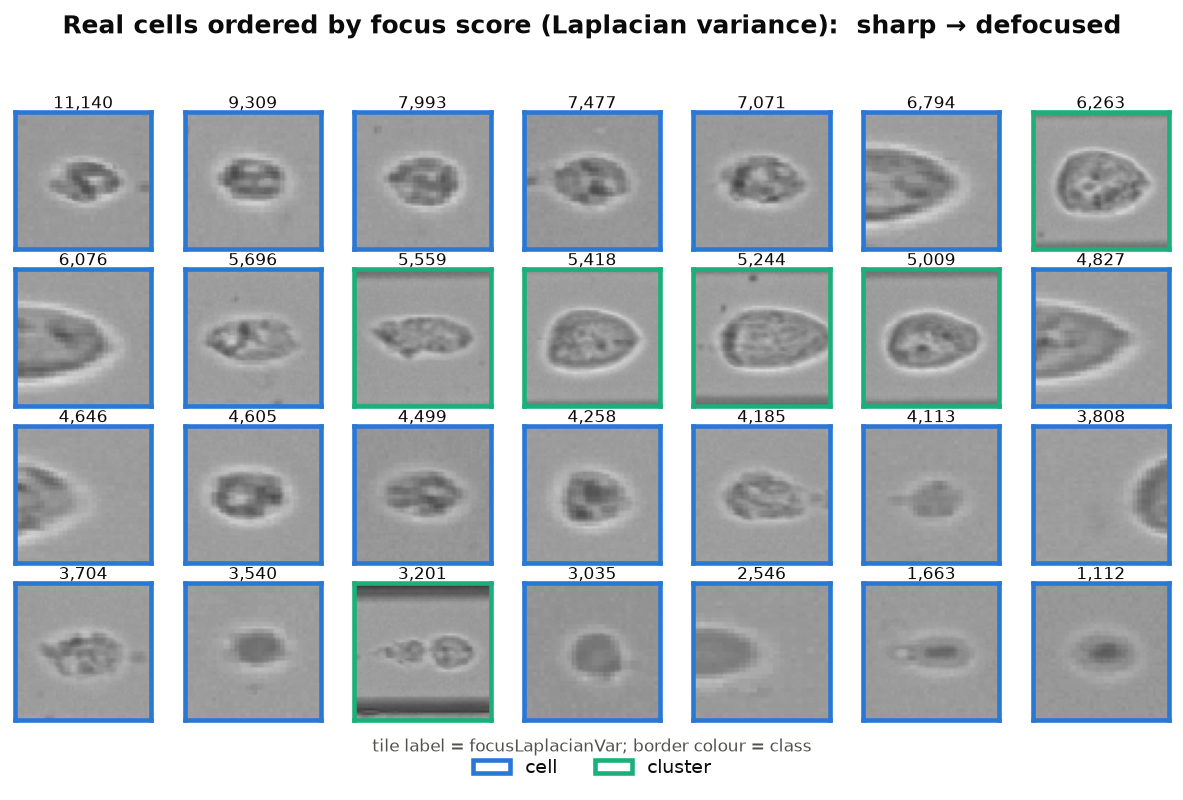
#> input picture benchmarks/mask-gen/results/focus_ranked_cells.png, 1183 x 800 px
$ python -i visualize_focus.py   (imports and definitions only)   (older library calls are emulated)
#> lines starting #> are read from the running program, lines starting #| are printed output that depends on the picture; after the words box and inside, x2 and y2 are one past the last pixel; in counts of white or black regions, pixels touching at a corner belong together
"""Build the focus dataset from our results and visualise it.

Computes the shipped focus metrics (ProcessingService::computeFocusMetrics:
variance of the Laplacian + Tenengrad on the ORIGINAL intensity inside the cell
mask) for every GT detection, writes results/focus_data.csv, and renders:

  results/focus_ranked_cells.png  -- real cells ordered sharp -> defocused
  results/focus_analysis.png      -- distribution, defocus response, robustness,
                                     and focus-vs-old-ring-ratio scatter

Palette: dataviz reference slots (blue #2a78d6, aqua #1baf7a), validated
colorblind-safe; identity is also carried by direct labels/legend.
"""
import json
import numpy as np
import pandas as pd
import cv2
import matplotlib
# [1 line not run here, left out]
import matplotlib.pyplot as plt
from matplotlib import gridspec
import bench as B

BLUE, AQUA = "#2a78d6", "#1baf7a"
INK, INK2, GRIDC = "#0b0b0b", "#52514e", "#e6e5e2"
# [4 lines not run here, left out]


# [17 lines left out: function focus_on_original, not called in this run]


def nested_ring_present(gray, mode="otsu"):
    from pipelines import ROI_Y0, ROI_Y1
    bg = np.broadcast_to(cv2.reduce(gray, 1, cv2.REDUCE_AVG), gray.shape)
    d = cv2.absdiff(gray[ROI_Y0:ROI_Y1], bg[ROI_Y0:ROI_Y1])
    if mode == "otsu":
        t, _ = cv2.threshold(d, 0, 255, cv2.THRESH_BINARY + cv2.THRESH_OTSU)
        th = cv2.threshold(d, max(8, t * 1.1), 255, cv2.THRESH_BINARY)[1]
    else:
        th = cv2.threshold(d, 8, 255, cv2.THRESH_BINARY)[1]
    th = cv2.morphologyEx(th, cv2.MORPH_CLOSE, cv2.getStructuringElement(cv2.MORPH_CROSS, (3, 3)))
    cnts, hier = cv2.findContours(th, cv2.RETR_TREE, cv2.CHAIN_APPROX_SIMPLE)
    if hier is None:
        return False
    return any(cv2.contourArea(c) >= 10 and hier[0][i][3] > -1 for i, c in enumerate(cnts))


# [157 lines left out: functions build_dataset, defocus_curve, crop_cell, render_montage, render_analysis, main, not called in this run]


# [2 lines not run here, left out]

>>> import cv2
>>> picture = cv2.imread('results/focus_ranked_cells.png', cv2.IMREAD_GRAYSCALE)
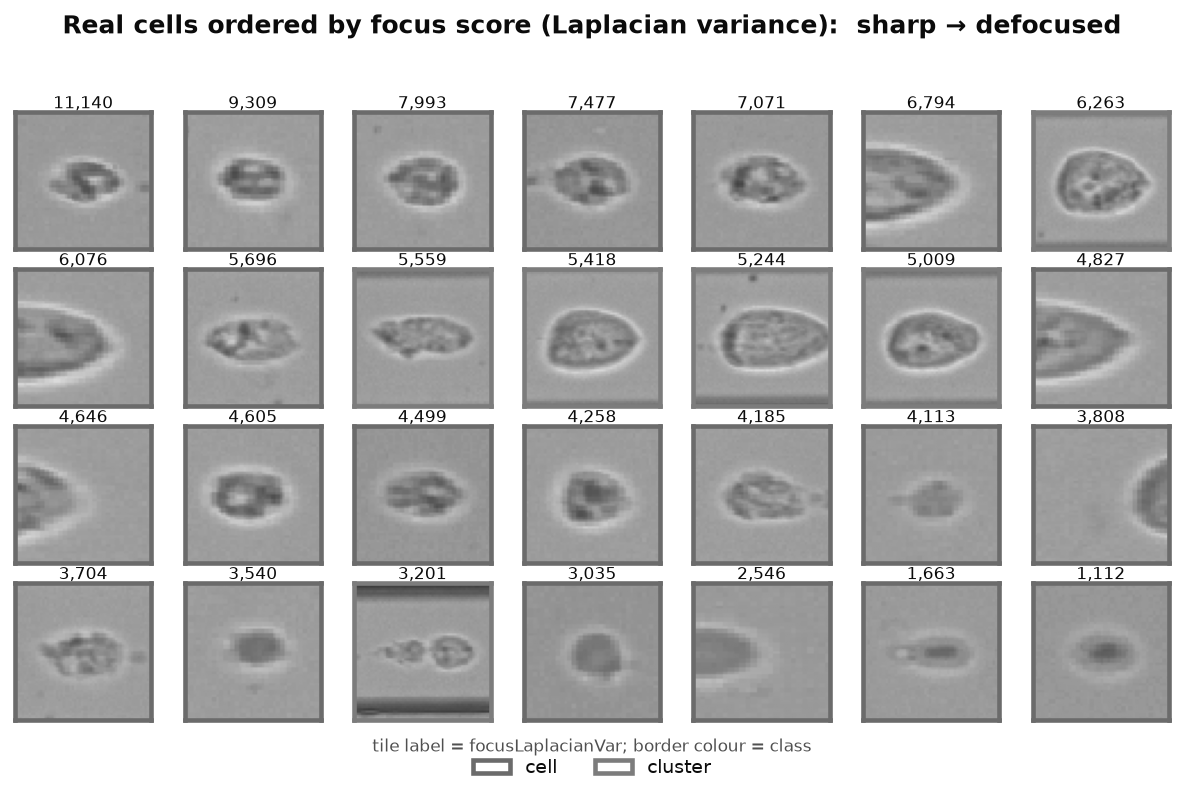
#> picture: shape (800, 1183); min 11, max 255, mean 188.3
>>> result = nested_ring_present(picture)
#> in nested_ring_present, `bg = np.broadcast_to(cv2.reduce(gray, 1, cv2.REDUCE_AVG), gray.shape)`:
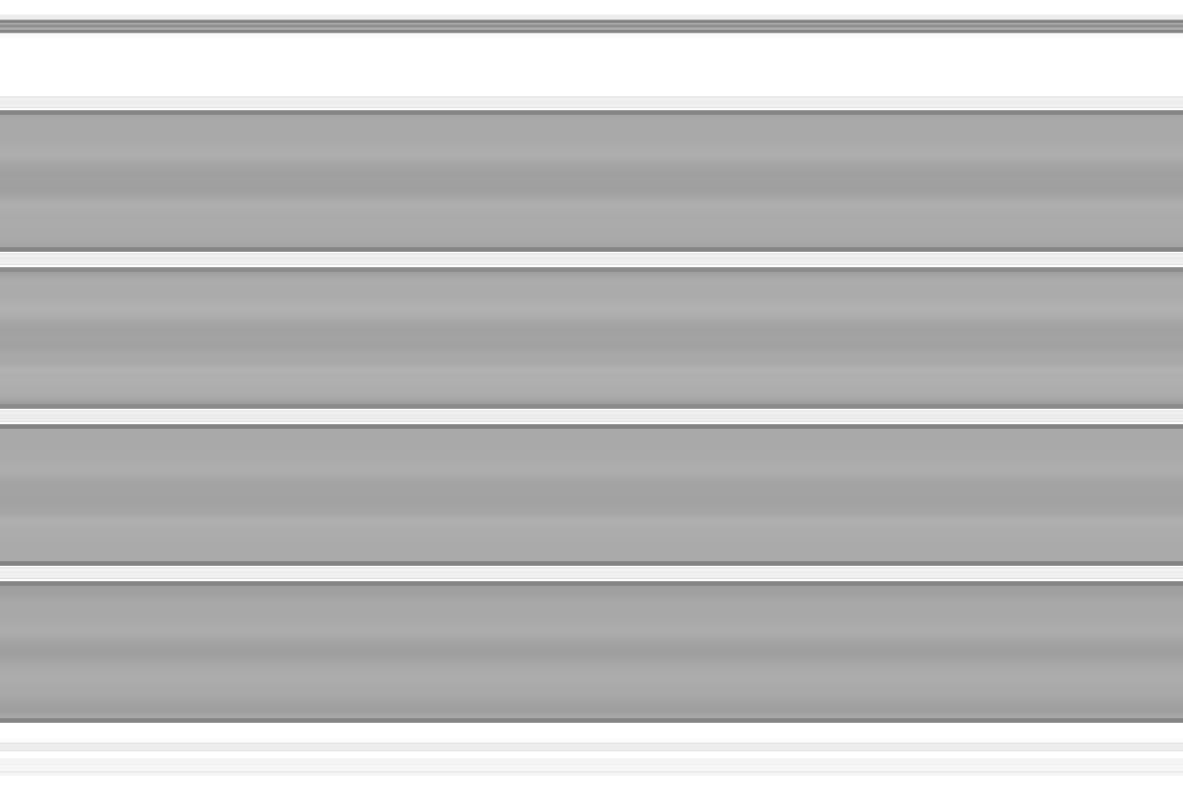
#> bg: shape (800, 1183); min 127, max 255, mean 188.3
#> in nested_ring_present, `d = cv2.absdiff(gray[ROI_Y0:ROI_Y1], bg[ROI_Y0:ROI_Y1])`:
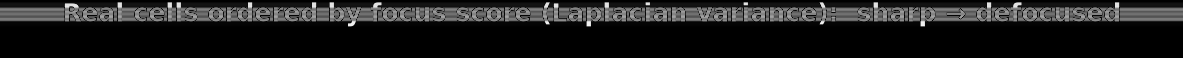
#> d: shape (58, 1183); min 0, max 241, mean 28.3
#> in nested_ring_present, `t, _ = cv2.threshold(d, 0, 255, cv2.THRESH_BINARY + cv2.THRESH_OTSU)`: t = 61
#> in nested_ring_present, `th = cv2.threshold(d, max(8, t * 1.1), 255, cv2.THRESH_BINARY)[1]`:
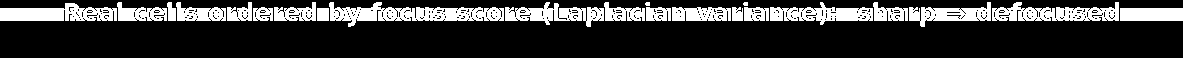
#> th: shape (58, 1183); 20.7% white; 22 white regions (2 under 20 px), largest, box (x1, y1, x2, y2) and area: (329, 2, 504, 27) 2115, (992, 2, 1119, 21) 1479, (0, 3, 117, 21) 1457
#> in nested_ring_present, `th = cv2.morphologyEx(th, cv2.MORPH_CLOSE, cv2.getStructuringElement(c..`:
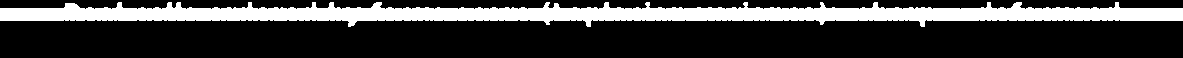
#> th: shape (58, 1183); 23.5% white; 1 white region
#> in nested_ring_present, `cnts, hier = cv2.findContours(th, cv2.RETR_TREE, cv2.CHAIN_APPROX_SIMP..`: cnts = 1 contour; box (x1, y1, x2, y2) and area: (0, 2, 1183, 27) 14833
#> result = False

$ run again, on benchmarks/mask-gen/results/scatter_focus_montage.png
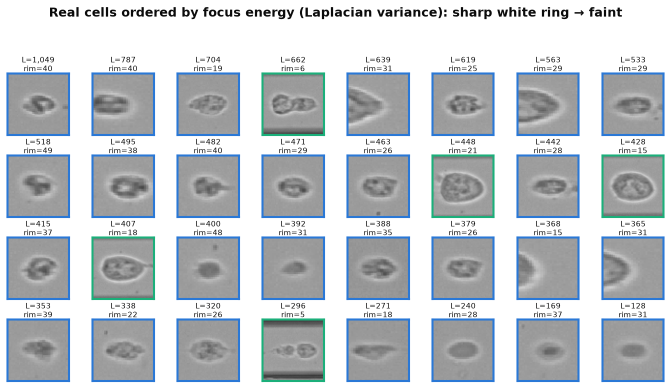
#> input picture benchmarks/mask-gen/results/scatter_focus_montage.png, 1342 x 777 px (shown at 1/2 size)
#> in nested_ring_present, `bg = np.broadcast_to(cv2.reduce(gray, 1, cv2.REDUCE_AVG), gray.shape)`:
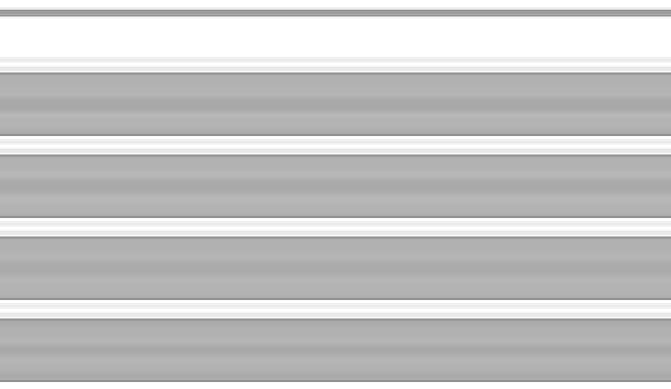
#> bg: shape (777, 1342) (shown at 1/2 size); min 131, max 255, mean 198.1
#> t = 59
#> in nested_ring_present, `th = cv2.morphologyEx(th, cv2.MORPH_CLOSE, cv2.getStructuringElement(c..`:
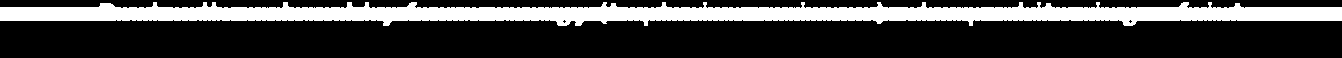
#> th: shape (58, 1342); 24.7% white; 1 white region
#> cnts = 3 contours, 2 with area under 20; largest, box (x1, y1, x2, y2) and area: (0, 2, 1342, 26) 17763
#> result = False
